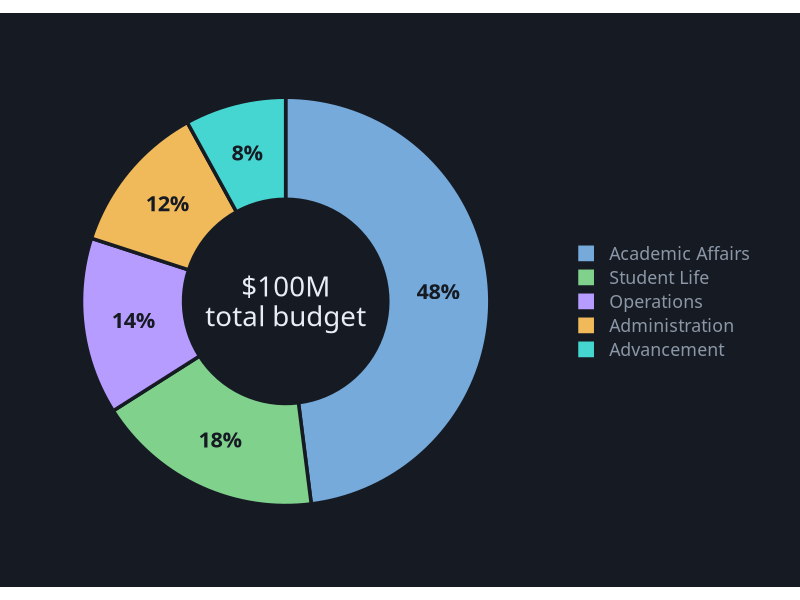
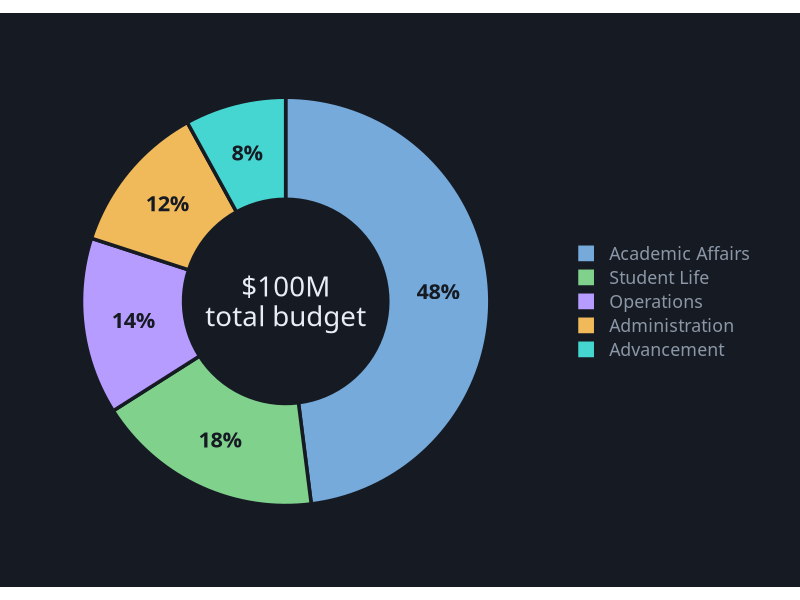

The R script that drew these images, in order:
# Donut Chart
# Question: What share of the budget went to each division?
# Put this script and donut.csv in the same folder, then in RStudio choose
# Session > Set Working Directory > To Source File Location.

library(tidyverse)

# ---- Gallery look: dark background, soft gray text ----
font <- "IBM Plex Sans"   # use "sans" if IBM Plex Sans is not installed
ink  <- "#8B97A7"

theme_gallery <- function() {
  theme_minimal(base_size = 16, base_family = font) +
    theme(
      plot.background  = element_rect(fill = "#161B23", color = NA),
      panel.grid       = element_line(color = "#222A34"),
      panel.grid.minor = element_blank(),
      text             = element_text(color = ink),
      axis.text        = element_text(color = ink),
      legend.position  = "top",
      legend.title     = element_blank(),
      plot.margin      = margin(24, 28, 18, 18)
    )
}

pal <- c("#75AADB", "#7FD18C", "#B79CFF", "#F0B95A", "#46D6D1")

df <- read_csv("donut.csv", show_col_types = FALSE) |>
  arrange(desc(budget_millions)) |>
  mutate(division = fct_inorder(division),
         share = budget_millions / sum(budget_millions))

total <- paste0("$", sum(df$budget_millions), "M\ntotal budget")

# The ring sits at x = 2; xlim() leaves an empty hole in the middle
p <- ggplot(df, aes(x = 2, y = budget_millions, fill = division)) +
  geom_col(width = 1, color = "#161B23", linewidth = 1.2,
           position = position_stack(reverse = TRUE)) +
  geom_text(aes(label = scales::percent(share, accuracy = 1)),
            position = position_stack(vjust = 0.5, reverse = TRUE),
            color = "#161B23", family = font, fontface = "bold", size = 5.5) +
  annotate("text", x = 0.5, y = 0, label = total,
           color = "#E8EDF4", family = font, size = 7, lineheight = 0.9) +
  coord_polar(theta = "y") +
  xlim(0.5, 2.5) +
  scale_fill_manual(values = pal) +
  theme_gallery() +
  theme(axis.text = element_blank(), axis.title = element_blank(),
        panel.grid = element_blank(), legend.position = "right")

ggsave("donut.png", p, width = 9, height = 6, dpi = 200)
p
